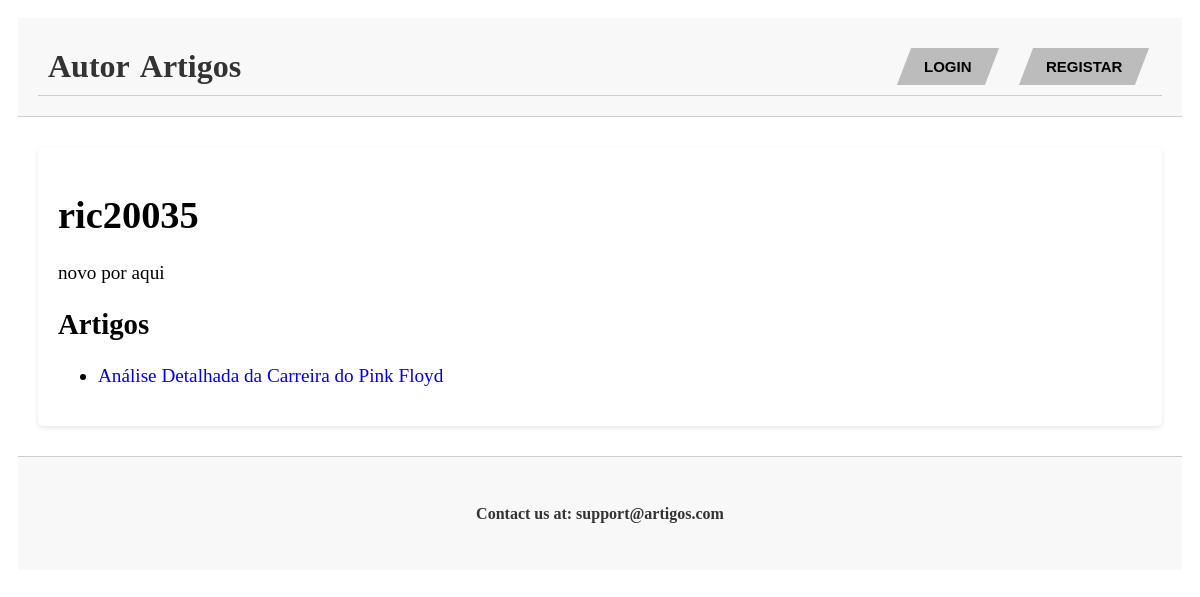
The app's page /artigos/autor/ric20035, older data.
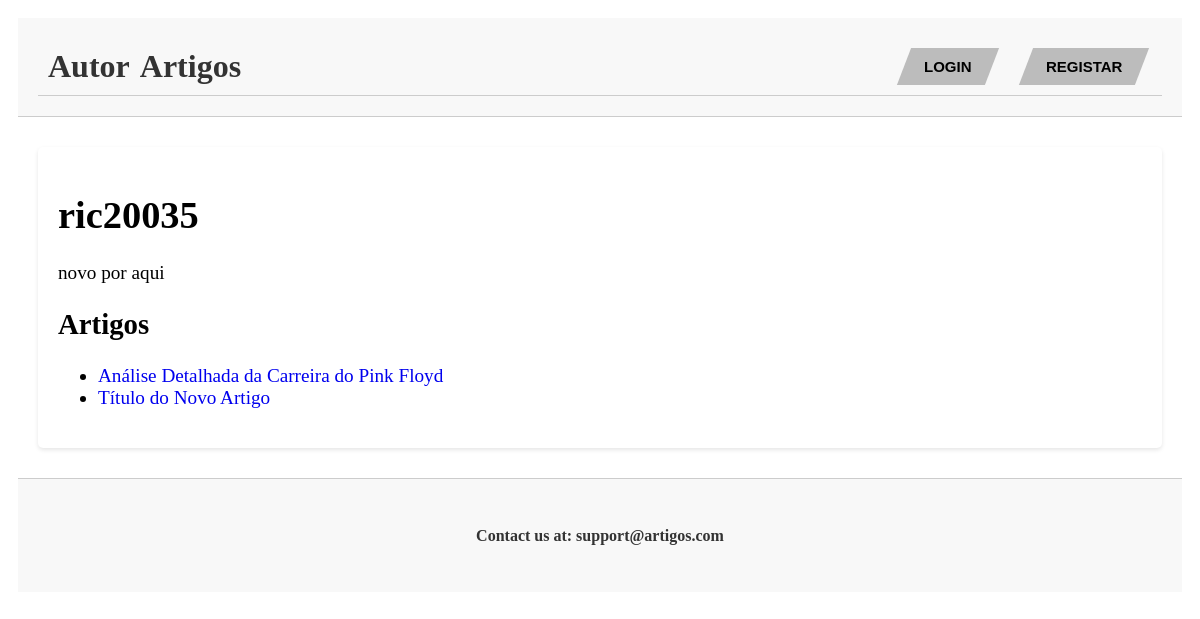
The same page, newer data.
### artigos/models.py (models this page shows, shortened)
class Artigo(models.Model):
    autor = models.ForeignKey(Autor, on_delete=models.CASCADE)
    titulo = models.CharField(max_length=200)
    conteudo = models.TextField()
    data_publicacao = models.DateTimeField(auto_now_add=True)
    classificacao_media = models.FloatField(default=0)

### artigos/views.py (the view)
# urls.py: path('autor/<str:username>', views.autor_detail_view, name='autor_detail'),
def autor_detail_view(request, username):
    autor = Autor.objects.get(user__username=username)
    artigos = Artigo.objects.filter(autor=autor)
    context = {'autor': autor, 'artigos': artigos}
    return render(request, 'artigos/autor_details.html', context)

### artigos/templates/artigos/autor_details.html (shortened to what this page needs)
{% extends 'artigos/layout.html' %}
{% block content %}
<h1>{{ autor.user.username }}</h1>
<p>{{ autor.bio }}</p>
<h2>Artigos</h2>
<ul>
{% for artigo in artigos %}
    <li>
        <a href="{% url 'artigos:artigo_detail' artigo.titulo %}">{{ artigo.titulo }}</a>
    </li>
{% endfor %}
</ul>
{% endblock %}

Row changes from the older to the newer data that the page shows:
added Artigo: titulo "Título do Novo Artigo"
